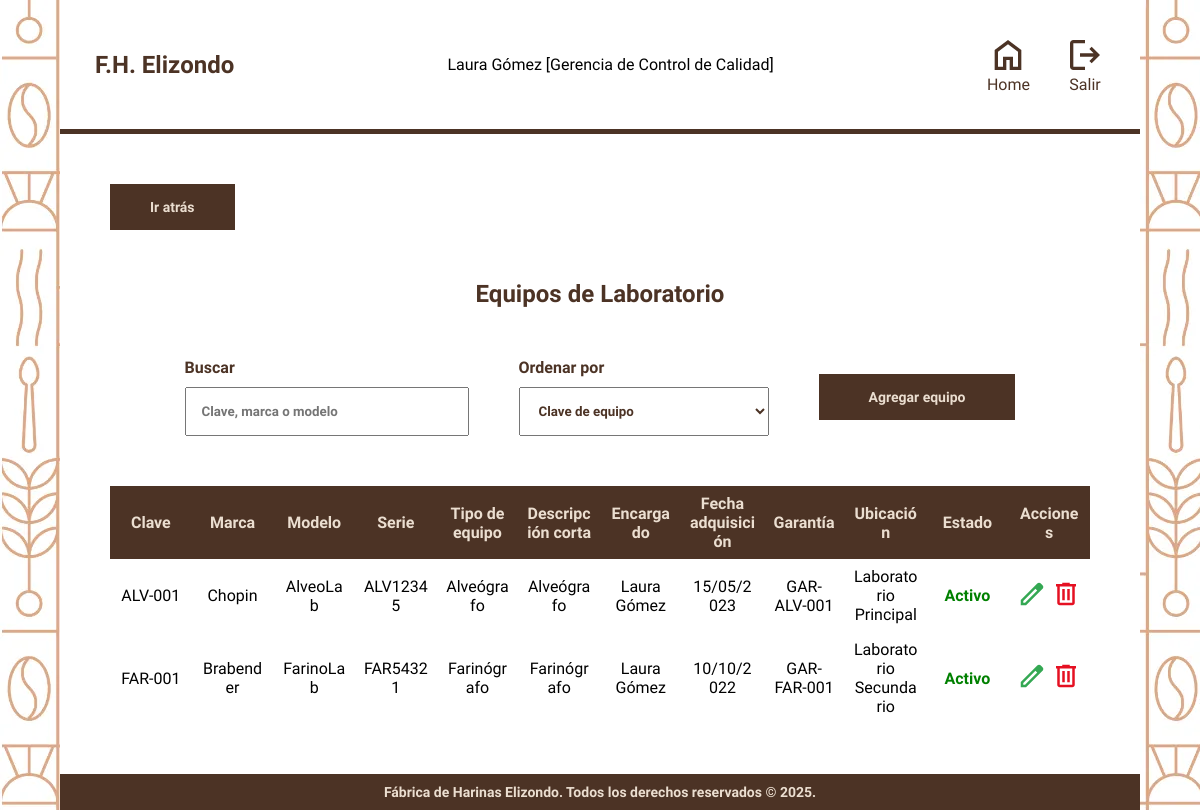
Page /modulos/laboratorios.php (signed in) on the committed database.
### tables this page shows
CREATE TABLE Equipos_Laboratorio (
    id_equipo INT PRIMARY KEY AUTO_INCREMENT,
    id_responsable INT NOT NULL,
    clave VARCHAR(50) UNIQUE NOT NULL,
    tipo_equipo ENUM('Alveógrafo', 'Farinógrafo') NOT NULL,
    marca VARCHAR(50),
    modelo VARCHAR(50),
    serie VARCHAR(59) UNIQUE NOT NULL,
    desc_larga VARCHAR(300),
    desc_corta VARCHAR(50) NOT NULL,
    proveedor VARCHAR(50),
    fecha_adquisicion DATE,
    garantia VARCHAR(50) UNIQUE,
    vencimiento_garantia DATE,
    ubicacion VARCHAR(100),
    estado ENUM('Activo', 'Inactivo', 'Baja') NOT NULL DEFAULT 'Activo',
    FOREIGN KEY (id_responsable) REFERENCES Usuarios(id_usuario)
);

CREATE TABLE Usuarios (
    id_usuario INT PRIMARY KEY AUTO_INCREMENT,
    nombre VARCHAR(100) NOT NULL,
    correo VARCHAR(100) UNIQUE NOT NULL,
    contrasena VARCHAR(255) NOT NULL,
    rol ENUM(
        'TI',
        'Gerencia de Control de Calidad',
        'Laboratorio',
        'Gerencia de Aseguramiento de Calidad',
        'Gerente de Planta',
        'Director de Operaciones'
    ) NOT NULL
);

### modulos/laboratorios.php (the view, shortened to what this page needs)
<?php
require '../config/conn.php';
$orden_permitido = ['clave', 'marca', 'modelo', 'tipo_equipo', 'fecha_adquisicion', 'estado'];
$orden = isset($_GET['orden']) && in_array($_GET['orden'], $orden_permitido) ? $_GET['orden'] : 'clave';
$sql_equipos = "SELECT e.*, u.nombre as nombre_responsable
                FROM Equipos_Laboratorio e
                LEFT JOIN Usuarios u ON e.id_responsable = u.id_usuario
                ORDER BY e." . $orden;
$stmt_equipos = $pdo->prepare($sql_equipos);
$stmt_equipos->execute();
$equipos = $stmt_equipos->fetchAll(PDO::FETCH_ASSOC);
?>
<!DOCTYPE html>
<html lang="en">
<head>
    <link rel="stylesheet" href="../styles.css">
    <link rel="stylesheet" href="../css/menu.css">
</head>
<body>
    <main class="contenedor hoja">
        <?php include '../includes/header.php'; ?>
        <div class="contenedor__modulo">
            <a href="../menu.php" class="atras">Ir atrás</a>
            <h2 class="heading">Equipos de Laboratorio</h2>
            <form action="" method="GET" class="controles">
                <div class="buscador">
                    <h4 class="buscador__label">Buscar</h4>
                    <input id="searchBar" type="text" name="busqueda" class="buscador__input" value="" placeholder="Clave, marca o modelo">
                </div>
                <div class="ordenar">
                    <h4 class="ordenar__label">Ordenar por</h4>
                    <select id="ordenarPor" name="ordenar" class="ordenar__select">
                        <option value="clave">Clave de equipo</option>
                    </select>
                </div>
                <a href="laboratoriosform.php" class="botones__crear">Agregar equipo</a>
            </form>
            <div class="tabla-container">
                <table class="tabla">
                    <thead>
                        <tr class="tabla__encabezado">
                            <th>Clave</th>
                            <th>Marca</th>
                            <th>Modelo</th>
                            <th>Serie</th>
                            <th>Tipo de equipo</th>
                            <th>Descripción corta</th>
                            <th>Encargado</th>
                            <th>Fecha adquisición</th>
                            <th>Garantía</th>
                            <th>Ubicación</th>
                            <th>Estado</th>
                            <th>Acciones</th>
                        </tr>
                    </thead>
                    <tbody>
                        <?php if(count($equipos) > 0): ?>
                            <?php foreach ($equipos as $equipo): ?>
                                <tr class="tabla__fila"
                                data-id="<?php echo $equipo['id_equipo']; ?>"
                                data-clave="<?php echo htmlspecialchars($equipo['clave']); ?>"
                                data-marca="<?php echo htmlspecialchars($equipo['marca']); ?>"
                                data-modelo="<?php echo htmlspecialchars($equipo['modelo']); ?>"
                                data-serie="<?php echo htmlspecialchars($equipo['serie']); ?>"
                                data-tipo_equipo="<?php echo htmlspecialchars($equipo['tipo_equipo']); ?>"
                                data-desc_larga="<?php echo htmlspecialchars($equipo['desc_larga']); ?>"
                                data-desc_corta="<?php echo htmlspecialchars($equipo['desc_corta']); ?>"
                                data-proveedor="<?php echo htmlspecialchars($equipo['proveedor']); ?>"
                                data-encargado="<?php echo htmlspecialchars($equipo['nombre_responsable']); ?>"
                                data-fecha_adquisicion="<?php echo !empty($equipo['fecha_adquisicion']) ? date('d/m/Y', strtotime($equipo['fecha_adquisicion'])) : ''; ?>"
                                data-fecha_vencimiento="<?php echo !empty($equipo['vencimiento_garantia']) ? date('d/m/Y', strtotime($equipo['vencimiento_garantia'])) : ''; ?>"
                                data-garantia="<?php echo htmlspecialchars($equipo['garantia']); ?>"
                                data-ubicacion="<?php echo htmlspecialchars($equipo['ubicacion']); ?>"
                                data-estado="<?php echo htmlspecialchars($equipo['estado']); ?>"
                                style="cursor: pointer;"
                            >
                                <td><?php echo htmlspecialchars($equipo['clave']); ?></td>
                                <td><?php echo htmlspecialchars($equipo['marca']); ?></td>
                                <td><?php echo htmlspecialchars($equipo['modelo']); ?></td>
                                <td><?php echo htmlspecialchars($equipo['serie']); ?></td>
                                <td><?php echo htmlspecialchars($equipo['tipo_equipo']); ?></td>
                                <td><?php echo htmlspecialchars($equipo['desc_corta']); ?></td>
                                <td><?php echo htmlspecialchars($equipo['nombre_responsable']); ?></td>
                                <td><?php echo !empty($equipo['fecha_adquisicion']) ? date('d/m/Y', strtotime($equipo['fecha_adquisicion'])) : ''; ?></td>
                                <td><?php echo htmlspecialchars($equipo['garantia']); ?></td>
                                <td><?php echo htmlspecialchars($equipo['ubicacion']); ?></td>
                                <td class="<?php
                                    echo $equipo['estado'] == 'Activo' ? 'estado-activo' :
                                         ($equipo['estado'] == 'Inactivo' ? 'estado-inactivo' : 'estado-baja');
                                ?>">
                                    <?php echo htmlspecialchars($equipo['estado']); ?>
                                </td>
                                <td class="tabla__botones">
                                    <a href="laboratoriosform.php?id=<?php echo $equipo['id_equipo']; ?>">
                                        <img src="../img/edit.svg" alt="Editar" class="tabla__boton">
                                    </a>
                                    <a href="javascript:void(0);" onclick="deleteEquipo(<?php echo $equipo['id_equipo']; ?>, '<?php echo htmlspecialchars($equipo['clave']); ?>')">
                                        <img src="../img/delete.svg" alt="Eliminar" class="tabla__boton">
                                    </a>
                                </td>
                            </tr>
                            <?php endforeach; ?>
                        <?php else: ?>
                            <tr>
                                <td colspan="12" style="text-align: center;">No se encontraron equipos</td>
                            </tr>
                        <?php endif; ?>
                    </tbody>
                </table>
            </div>
        </div>
        <?php include '../includes/footer.php'; ?>
    </main>
</body>
</html>

### styles.css (style rules this page uses)
:root { --colorPrimario: #EBDED0; --blanco: #FFFFFF; --colorSecundario: #4c3325; --fuenteHeading: "Domine", serif; --fuenteBody: "Lexend", serif; }
.contenedor { max-width: 1200px; width: 90%; margin: 0 auto; }
html { box-sizing: border-box; }
* { margin: 0; padding: 0; }
a { text-decoration: none; color: var(--colorSecundario); }
img { max-width: 100%; }
body { background-image: url(img/bg-login.webp); font-family: var(--fuenteBody); }
h1, h2, h3, h4 { font-family: var(--fuenteHeading); font-weight: bold; color: var(--colorSecundario); }
.contenedor__modulo { padding: 50px; }
.heading { text-align: center; margin: 20px 0; }
.controles { display: flex; align-items: center; justify-content: center; gap: 50px; margin: 50px 0; }
.buscador__label, .ordenar__label { margin-bottom: 10px; }
.buscador__input, .ordenar__select { font-family: inherit; padding: 15px; min-width: 250px; color: var(--colorSecundario); font-weight: bold; }
.botones__buscar, .botones__crear { font-size: 14px; padding: 15px 50px; background-color: var(--colorSecundario); color: var(--colorPrimario); font-weight: bold; cursor: pointer; transition: 0.5s all; }
.tabla { width: 100%; border-collapse: collapse; }
.tabla__encabezado { background-color: var(--colorSecundario); color: var(--colorPrimario); }
.tabla__encabezado th { padding: 10px; }
.tabla__fila td { padding: 20px; text-align: center; vertical-align: middle; }
.tabla__boton { height: 30px; cursor: pointer; }
.atras { background-color: var(--colorSecundario); color: var(--colorPrimario); font-weight: bold; padding: 15px 40px; font-size: 14px; display: inline-block; margin-bottom: 30px; }

### css/menu.css (style rules this page uses)
:root { --colorPrimario: #EBDED0; --blanco: #FFFFFF; --colorSecundario: #4c3325; --fuenteHeading: "Domine", serif; --fuenteBody: "Lexend", serif; }
.hoja { background-color: var(--blanco); }

### modulos/laboratorios.php (style rules this page uses)
.tabla-container { overflow-x: auto; max-width: 100%; }
.tabla { width: 100%; table-layout: fixed; }
.tabla th, .tabla td { word-wrap: break-word; overflow-wrap: break-word; padding: 8px; }
.tabla__botones { white-space: nowrap; width: 80px !important; }
.estado-activo { color: green; font-weight: bold; }
.tabla__fila { transition: background-color 0.3s ease; }

### rows in the picture
equipos_laboratorio: clave "ALV-001", marca "Chopin", modelo "AlveoLab", serie "ALV12345", tipo_equipo "Alveógrafo", desc_corta "Alveógrafo", id_responsable.nombre "Laura Gómez", fecha_adquisicion "15/05/2023", garantia "GAR-ALV-001", ubicacion "Laboratorio Principal", estado "Activo"
equipos_laboratorio: clave "FAR-001", marca "Brabender", modelo "FarinoLab", serie "FAR54321", tipo_equipo "Farinógrafo", desc_corta "Farinógrafo", id_responsable.nombre "Laura Gómez", fecha_adquisicion "10/10/2022", garantia "GAR-FAR-001", ubicacion "Laboratorio Secundario", estado "Activo"

### other values in the picture
$_SESSION["username"] "Laura Gómez"
$_SESSION["rol"] "Gerencia de Control de Calidad"
